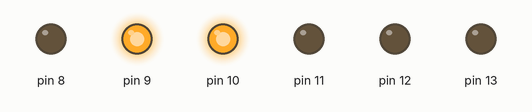
Recording of a sketch running on a simulated Arduino Uno, built with avr-gcc and run on an emulated ATmega328P. On the bench: output pins drawn as LEDs (lit = HIGH).

Above: at 5.0 s.
At 10.05 s:
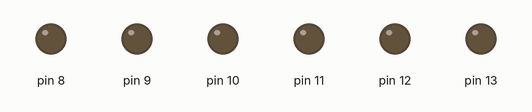
At 15.1 s:
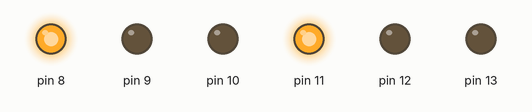
At 25.2 s:
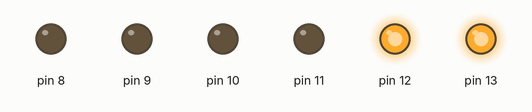
Timing chart, 0 to 39.4 s (numbered marks = the images above):
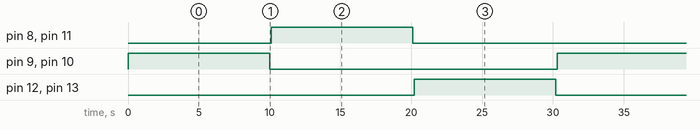

Measured:
- by itself, pin 8–13: alternates HIGH for 10.0 s and LOW for 20.3 s
- by itself, everything shown: repeats every 30.3 s, in 6 steps

The sketch:

pisca_lede1.ino
```cpp
//este programa fara o led piscar no pino 10
void setup() {
  // put your setup code here, to run once:
  #define v 100
  #define x 10000
  #define y 100
  #define z 1000

  pinMode(10, OUTPUT);
  pinMode(9, OUTPUT);
  pinMode(11, OUTPUT);
  pinMode(10, OUTPUT);
  pinMode(8, OUTPUT);
  pinMode(12, OUTPUT);
  pinMode(13, OUTPUT);
}
//principal funcao do programa - laco infinito

void loop() {

  // Lampada vermelhas:
  digitalWrite(10, HIGH);
  digitalWrite(9, HIGH);
  delay(x);
  digitalWrite(10, LOW);
  digitalWrite(9, LOW);
  delay(y);

  // Lampada amarelas:
  digitalWrite(11, HIGH);
  digitalWrite(8, HIGH);
  delay(x);
  digitalWrite(11, LOW);
  digitalWrite(8, LOW);
  delay(y);

  // Lampada verdes:
  digitalWrite(12, HIGH);
  digitalWrite(13, HIGH);
  delay(x);
  digitalWrite(12, LOW);
  digitalWrite(13, LOW);
  delay(y);

}
```
